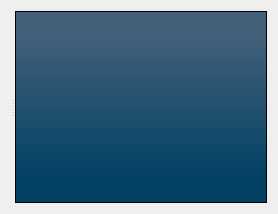
          <widget class="QWidget" name="tab_6">
           <attribute name="title">
            <string>Shaders</string>
           </attribute>
           <layout class="QVBoxLayout" name="verticalLayout_8">
            <item>
             <widget class="QSplitter" name="splitter_4">
              <property name="orientation">
               <enum>Qt::Horizontal</enum>
              </property>
              <widget class="QWidget" name="formLayoutWidget_3">
               <layout class="QFormLayout" name="formLayout_6">
                <property name="sizeConstraint">
                 <enum>QLayout::SetMinAndMaxSize</enum>
                </property>
               </layout>
              </widget>
              <widget class="QWidget" name="formLayoutWidget_4">
               <layout class="QFormLayout" name="formLayout_7">
                <property name="formAlignment">
                 <set>Qt::AlignCenter</set>
                </property>
                <item row="0" column="0" colspan="2">
                 <widget class="QListWidget" name="listWidget">
                  <property name="sizePolicy">
                   <sizepolicy hsizetype="Preferred" vsizetype="Expanding">
                    <horstretch>1</horstretch>
                    <verstretch>1</verstretch>
                   </sizepolicy>
                  </property>
                  <property name="styleSheet">
                   <string notr="true">background-color: qlineargradient(spread:pad, x1:0.523, y1:0.119, x2:0.523, y2:0.87, stop:0 rgba(66, 96, 122, 255), stop:1 rgba(3, 65, 99, 255));
color: rgb(255, 255, 255);
background-image: url(:/images/strip.png);</string>
                  </property>
                 </widget>
                </item>
               </layout>
              </widget>
             </widget>
            </item>
           </layout>
          </widget>
